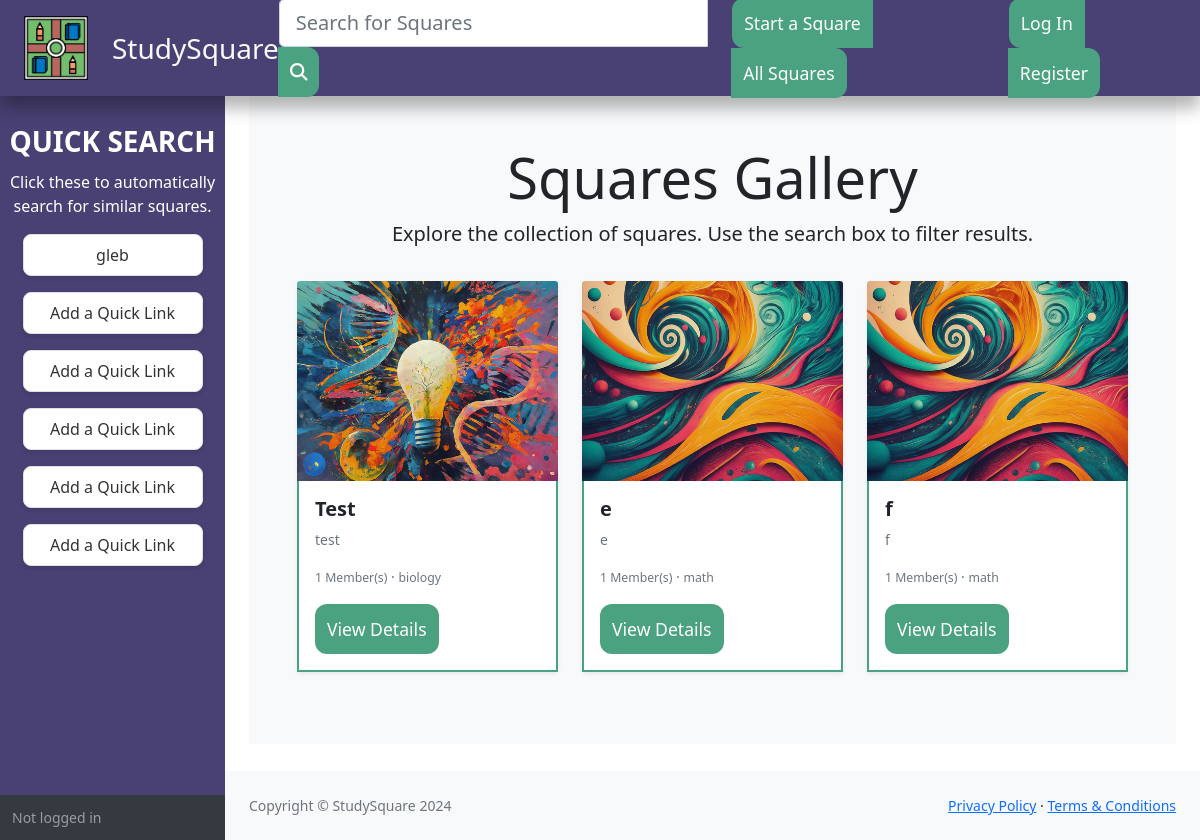
The app's page /squares, older data.
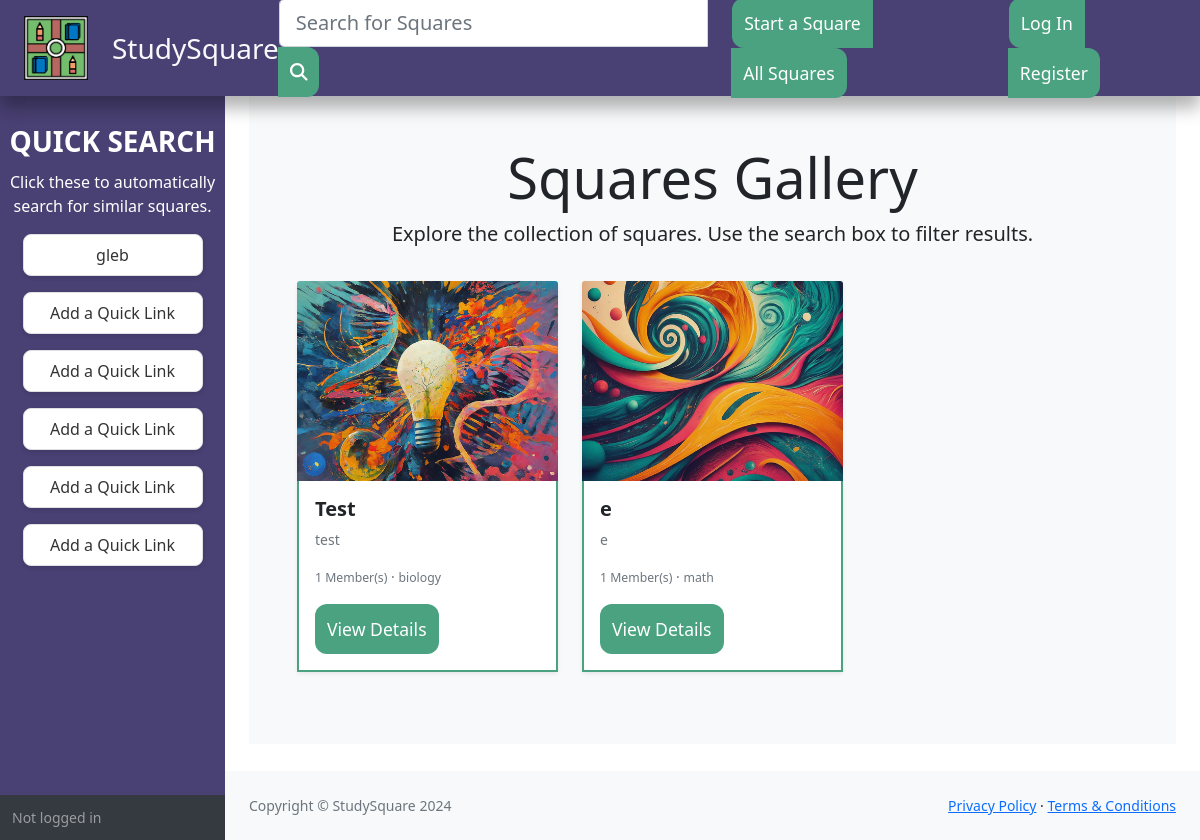
The same page, newer data.
### tables this page shows
CREATE TABLE 'squares' (
                'id' varchar(6) NOT NULL UNIQUE,
                'name' varchar(256) NOT NULL,
                'creator' integer NOT NULL,
                'create_date' datetime NOT NULL DEFAULT(0),
                'preview' varchar(200),
                'description' varchar(1000),
                'public' boolean NOT NULL DEFAULT(1),
                'members' integer NOT NULL DEFAULT(1),
                'meeting_code' varchar(64) NOT NULL,
                'image_type' integer NOT NULL,
                'topic' varchar(64) NOT NULL
            );

### application.py (the view)
@app.route("/squares")
def squares():
    title = request.args.get("title")
    if not title:
        title = None
    print(title)
    query = "SELECT * FROM squares"
    modifier = " WHERE ((public = 1 OR creator = ?)"
    args = [session["user_id"]] if session.get("user_id") else [-1]
    if title:
        modifier += " AND (LOWER(name) LIKE ?)"
        args.append('%' + title.lower() + '%')
    modifier += ") ORDER BY name ASC"
    query += modifier
    print(query)
    print()
    data = db.execute(query, *args)
    print(data)
    if not data:
        flash("No such squares found.", "warning")
        return redirect("/")
    return render_template("square/squares.html", squares=data)

### application.py (called while the page is built)
@app.after_request
def security_policies(response):
    response.headers['Strict-Transport-Security'] = 'max-age=31536000; includeSubDomains'
    response.headers['X-Content-Type-Options'] = 'nosniff'
    response.headers['X-Frame-Options'] = 'SAMEORIGIN'
    response.headers['X-XSS-Protection'] = '1; mode=block'
    return response

### templates/square/squares.html (shortened to what this page needs)
{% extends "layout.html" %}
{% block main %}
<section class="squares-container">
    <div class="squares-header text-center">
        <h1 class="display-4" id="titleHeading">Squares Gallery</h1>
        <p class="lead" id="desc">Explore the collection of squares. Use the search box to filter results.</p>
    </div>
    <div class="squares-grid row">
        {% for square in squares %}
            <div class="col-md-4 mb-4">
                <div class="card shadow-sm rounded">
                    <img src="static/square{{ square.image_type }}.png" class="card-img-top img-fluid" alt="{{ square.name }}">
                    <div class="card-body border-standard">
                        <h5 class="card-title">{{ square.name }}</h5>
                        <p class="card-text">{{ square.preview }}</p>
                        <p class="card-text"><small class="text-muted">{{ square.members }} Member(s)</small> &middot; <small class="text-muted">{{ square.topic }}</small></p>
                        <a href="/square/{{ square.id }}" class="btn btn-primary">View Details</a>
                    </div>
                </div>
            </div>
        {% endfor %}
    </div>
</section>
{% endblock %}

### templates/layout.html (shortened to what this page needs)
<!DOCTYPE html>
<html lang="en">
    <head>
        <link href="/static/style.css" rel="stylesheet">
        <link href="https://cdn.jsdelivr.net/npm/bootstrap@5.0.2/dist/css/bootstrap.min.css" rel="stylesheet">
        <link href="https://cdn.jsdelivr.net/npm/simple-datatables@7.1.2/dist/style.min.css" rel="stylesheet" />
    </head>
    <body>
        <nav class="sb-topnav navbar navbar-expand navbar-dark py-5" style="background-color: #494073; box-shadow: 0 0.75em 1em rgba(0, 0, 0, 0.3);">
            <a href="/"><img src="/static/favicon.png" style="width: 4rem;" class="me-4 ms-4"></a>
            <a href="/" class="text-decoration-none"><div class="lead text-light fs-3">StudySquare</div></a>
            {% if session.user_id %}
                <div class="d-none d-md-inline-block form-inline me-auto ms-auto me-md-4 my-2 my-md-0">
                    <div class="input-group">
                        <input class="form-control form-control-lg" type="text" placeholder="Search for Squares" aria-label="Search for..." aria-describedby="btnNavbarSearch" style="width: 400px;" id="searchbar"/>
                        <button class="btn btn-primary" id="square_search" type="button"><i class="fas fa-search"></i></button>
                    </div>
                </div>
                <div class="d-md-inline-block form-inline me-0 ms-auto me-md-4 my-2 my-md-0 btn-group">
                    <a class="btn btn-primary" href="/squares/create">Start a Square</a>
                    <a class="btn btn-primary" href="/squares">All Squares</a>
                </div>
                <ul class="navbar-nav ms-3 me-3">
                    <li class="nav-item dropdown">
                        <a class="nav-link dropdown-toggle" id="navbarDropdown" href="#" role="button" data-bs-toggle="dropdown" aria-expanded="false"><i class="fas fa-user fa-fw"></i></a>
                        <ul class="dropdown-menu dropdown-menu-end" aria-labelledby="navbarDropdown">
                            <li><a class="dropdown-item" href="/profile">Profile</a></li>
                            <li><hr class="dropdown-divider" /></li>
                            <li><a class="dropdown-item" href="/logout">Logout</a></li>
                        </ul>
                    </li>
                </ul>
            {% else %}
                <div class="d-none d-md-inline-block form-inline me-auto ms-auto me-md-4 my-2 my-md-0">
                    <div class="input-group">
                        <input class="form-control form-control-lg" type="text" placeholder="Search for Squares" aria-label="Search for..." aria-describedby="btnNavbarSearch" style="width: 400px;"/>
                        <button class="btn btn-primary" id="square_search" type="button"><i class="fas fa-search"></i></button>
                    </div>
                </div>
                <div class="d-md-inline-block form-inline me-0 ms-auto me-md-4 my-2 my-md-0 btn-group">
                    <a class="btn btn-primary" href="/squares/create">Start a Square</a>
                    <a class="btn btn-primary" href="/squares">All Squares</a>
                </div>
                <div class="d-md-inline-block form-inline me-0 ms-auto me-md-4 my-2 my-md-0 btn-group">
                    <a class="btn btn-primary" href="/login">Log In</a>
                    <a class="btn btn-primary" href="/register">Register</a>
                </div>
            {% endif %}
        </nav>
        <div id="layoutSidenav">
            <div id="layoutSidenav_nav">
                <nav class="sb-sidenav accordion sb-sidenav-dark" style="background-color: #494073;" id="sidenavAccordion">
                    <div class="sb-sidenav-menu">
                        <div class="nav">
                            <center>
                            <div class="fs-3 fw-bold mt-4 mb-2" style="color: white;">QUICK SEARCH</div>
                            <div class="fs-6 mb-3" style="color: white">Click these to automatically search for similar squares.</div>
                            <ul class="quicksearch-list">
                                <li class="quicksearch-item">
                                    <a href="#" class="quicksearch-link" id="qs-1">gleb</a>
                                </li>
                                <li class="quicksearch-item">
                                    <a href="#" class="quicksearch-link" id="qs-2">Add a Quick Link</a>
                                </li>
                                <li class="quicksearch-item">
                                    <a href="#" class="quicksearch-link" id="qs-3">Add a Quick Link</a>
                                </li>
                                <li class="quicksearch-item">
                                    <a href="#" class="quicksearch-link" id="qs-4">Add a Quick Link</a>
                                </li>
                                <li class="quicksearch-item">
                                    <a href="#" class="quicksearch-link" id="qs-5">Add a Quick Link</a>
                                </li>
                                <li class="quicksearch-item">
                                    <a href="#" class="quicksearch-link" id="qs-6">Add a Quick Link</a>
                                </li>
                            </ul>
                        </center>
                        </div>
                    </div>
                    <div class="sb-sidenav-footer">
                        {% if session.user_id %}
                            <div class="small">Logged in as:</div>
                            <b>{{ session.username }}</b>
                        {% else %}
                            <div class="small">Not logged in</div>
                        {% endif %}
                    </div>
                </nav>
            </div>
            <div id="layoutSidenav_content">
                <main class="container-fluid">
                    {% block main %}{% endblock %}
                </main>
                <footer class="py-4 bg-light mt-auto">
                    <div class="container-fluid px-4">
                        <div class="d-flex align-items-center justify-content-between small">
                            <div class="text-muted">Copyright &copy; StudySquare 2024</div>
                            <div>
                                <a href="#">Privacy Policy</a>
                                &middot;
                                <a href="#">Terms &amp; Conditions</a>
                            </div>
                        </div>
                    </div>
                </footer>
            </div>
        </div>
    </body>
</html>

### templates/layout.html (style rules this page uses)
.btn { border: none; border-radius: 12px; padding: 0.75rem; transition: background-color 0.3s ease, transform 0.2s ease; font-size: 1.1rem; }
.btn-primary { background-color: #4aa280; }
.quicksearch-list { list-style: none; padding: 0; margin: 0; }
.quicksearch-item { margin-bottom: 1em; width: 80%; }
.quicksearch-link { display: block; padding: 0.5em 1em; background-color: #ffffff; border: 1px solid #e0e0e0; border-radius: 0.5em; color: #333; font-size: 1em; text-align: center; text-decoration: none; transition: background-color 0.3s ease, transform 0.3s ease; box-shadow: 0 2px 4px rgba(0, 0, 0, 0.1); }
.border-standard { border: 2px solid #4aa280!important; border-top: none!important; }

### templates/square/squares.html (style rules this page uses)
.squares-container { padding: 3rem; background: #f8f9fa; }
.squares-header { margin-bottom: 2rem; }
.squares-grid .card { border: none; border-radius: 0.5rem; transition: transform 0.3s ease, box-shadow 0.3s ease; }
.squares-grid .card-img-top { height: 200px; object-fit: cover; }
.card-title { font-size: 1.25rem; font-weight: bold; }
.card-text { font-size: 0.875rem; color: #6c757d; }

Row changes from the older to the newer data that the page shows:
removed squares: name "f", preview "f", members "1", topic "math"
